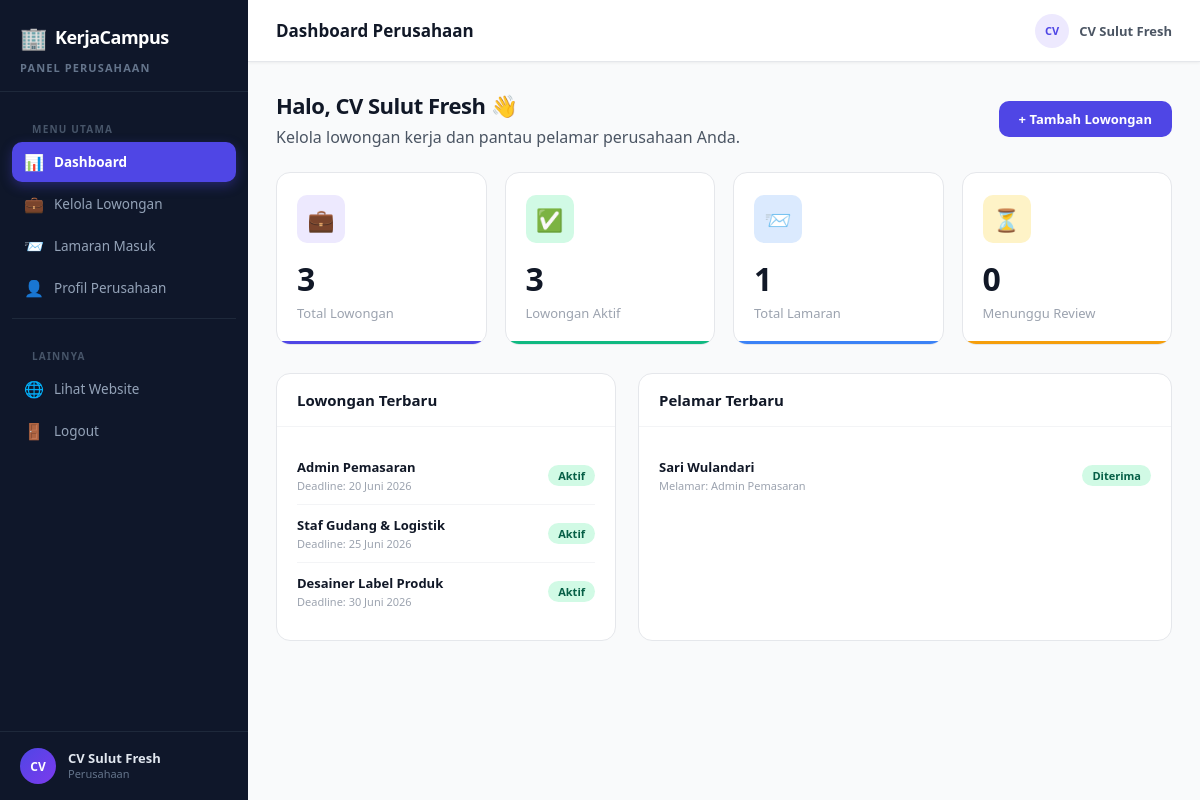
The page /perusahaan/index.php (signed in) on the database its author committed.
### tables this page shows
CREATE TABLE lowongan (
  id          INT AUTO_INCREMENT PRIMARY KEY,
  user_id     INT          NOT NULL,
  kategori_id INT          NOT NULL,
  judul       VARCHAR(150) NOT NULL,
  deskripsi   TEXT         NOT NULL,
  kualifikasi TEXT         DEFAULT NULL,
  lokasi      VARCHAR(100) DEFAULT NULL,
  tipe_kerja  ENUM('remote','onsite','hybrid') DEFAULT 'onsite',
  gaji        VARCHAR(100) DEFAULT 'Negosiasi',
  deadline    DATE         NOT NULL,
  status      ENUM('aktif','ditutup') DEFAULT 'aktif',
  created_at  TIMESTAMP    DEFAULT CURRENT_TIMESTAMP,
  FOREIGN KEY (user_id)     REFERENCES users(id)     ON DELETE CASCADE,
  FOREIGN KEY (kategori_id) REFERENCES kategori(id)  ON DELETE CASCADE
);

CREATE TABLE lamaran (
  id            INT AUTO_INCREMENT PRIMARY KEY,
  user_id       INT  NOT NULL,
  lowongan_id   INT  NOT NULL,
  surat_lamaran TEXT NOT NULL,
  cv_file       VARCHAR(255) DEFAULT NULL,
  status        ENUM('pending','diterima','ditolak') DEFAULT 'pending',
  created_at    TIMESTAMP DEFAULT CURRENT_TIMESTAMP,
  FOREIGN KEY (user_id)     REFERENCES users(id)    ON DELETE CASCADE,
  FOREIGN KEY (lowongan_id) REFERENCES lowongan(id) ON DELETE CASCADE,
  UNIQUE KEY uq_lamaran (user_id, lowongan_id)
);

CREATE TABLE users (
  id         INT AUTO_INCREMENT PRIMARY KEY,
  nama       VARCHAR(100)  NOT NULL,
  email      VARCHAR(100)  NOT NULL UNIQUE,
  password   VARCHAR(255)  NOT NULL,
  role       ENUM('admin','mahasiswa','perusahaan') NOT NULL DEFAULT 'mahasiswa',
  no_hp      VARCHAR(20)   DEFAULT NULL,
  foto       VARCHAR(255)  DEFAULT 'default.png',
  alamat     TEXT          DEFAULT NULL,
  created_at TIMESTAMP     DEFAULT CURRENT_TIMESTAMP
);

### functions.php (called while the page is built, shortened)
<?php
function bersihkan($data) {
    $data = trim($data);
    $data = stripslashes($data);
    $data = htmlspecialchars($data, ENT_QUOTES, 'UTF-8');
    return $data;
}
function query($conn, $sql) {
    $result = mysqli_query($conn, $sql);
    return $result;
}
function ambilSemua($conn, $sql) {
    $result = query($conn, $sql);
    $data = [];
    while ($row = mysqli_fetch_assoc($result)) {
        $data[] = $row;
    }
    return $data;
}
function ambilSatu($conn, $sql) {
    $result = query($conn, $sql);
    return mysqli_fetch_assoc($result);
}
function formatTanggal($tanggal) {
    $bulan = [
        '01'=>'Januari','02'=>'Februari','03'=>'Maret',
        '04'=>'April',  '05'=>'Mei',     '06'=>'Juni',
        '07'=>'Juli',   '08'=>'Agustus', '09'=>'September',
        '10'=>'Oktober','11'=>'November','12'=>'Desember'
    ];
    $parts = explode('-', $tanggal);
    return $parts[2] . ' ' . ($bulan[$parts[1]] ?? $parts[1]) . ' ' . $parts[0];
}

### perusahaan/index.php (the view, shortened to what this page needs)
<?php
require_once __DIR__ . '/../config.php';
require_once __DIR__ . '/../functions.php';
require_once __DIR__ . '/../includes/sidebar_prs.php';
$userId = $_SESSION['user_id'];
$totalLowongan = ambilSatu($conn,
    "SELECT COUNT(*) AS total
     FROM lowongan
     WHERE user_id = {$userId}"
)['total'] ?? 0;
$lowonganAktif = ambilSatu($conn,
    "SELECT COUNT(*) AS total
     FROM lowongan
     WHERE user_id = {$userId}
     AND status='aktif'"
)['total'] ?? 0;
$totalLamaran = ambilSatu($conn,
    "SELECT COUNT(*) AS total
     FROM lamaran l
     JOIN lowongan lw ON l.lowongan_id = lw.id
     WHERE lw.user_id = {$userId}"
)['total'] ?? 0;
$pending = ambilSatu($conn,
    "SELECT COUNT(*) AS total
     FROM lamaran l
     JOIN lowongan lw ON l.lowongan_id = lw.id
     WHERE lw.user_id = {$userId}
     AND l.status='pending'"
)['total'] ?? 0;
$lowonganTerbaru = ambilSemua($conn,
    "SELECT *
     FROM lowongan
     WHERE user_id = {$userId}
     ORDER BY created_at DESC
     LIMIT 5"
);
$lamaranTerbaru = ambilSemua($conn,
    "SELECT
        l.*,
        u.nama,
        lw.judul
     FROM lamaran l
     JOIN users u ON l.user_id = u.id
     JOIN lowongan lw ON l.lowongan_id = lw.id
     WHERE lw.user_id = {$userId}
     ORDER BY l.created_at DESC
     LIMIT 5"
);
?>
<!DOCTYPE html>
<html lang="id">
<head>
    <link rel="stylesheet" href="../assets/css/dashboard.css">
</head>
<body>
<?php require_once '../includes/sidebar_prs.php'; ?>
<main class="dash-main">
<header class="topbar">
    <div class="topbar-left">
        <h1 class="topbar-title">
            Dashboard Perusahaan
        </h1>
    </div>
    <div class="topbar-right">
        <div class="topbar-user">
            <div class="topbar-avatar">
                <?= strtoupper(substr($_SESSION['nama'],0,2)) ?>
            </div>
            <span>
                <?= bersihkan($_SESSION['nama']) ?>
            </span>
        </div>
    </div>
</header>
<div class="dash-content">
    <div class="page-header">
        <div>
            <h1>Halo, <?= bersihkan($_SESSION['nama']) ?> 👋</h1>
            <p style="margin-top:6px;color:var(--text-secondary)">
                Kelola lowongan kerja dan pantau pelamar perusahaan Anda.
            </p>
        </div>
        <div class="page-header-actions">
            <a href="lowongan.php" class="btn-tambah">
                + Tambah Lowongan
            </a>
        </div>
    </div>
    <div class="stats-grid">
        <div class="stat-card">
            <div class="stat-card-icon purple">
                💼
            </div>
            <div class="stat-num">
                <?= $totalLowongan ?>
            </div>
            <div class="stat-label">
                Total Lowongan
            </div>
            <div class="stat-card-bar purple"></div>
        </div>
        <div class="stat-card">
            <div class="stat-card-icon green">
                ✅
            </div>
            <div class="stat-num">
                <?= $lowonganAktif ?>
            </div>
            <div class="stat-label">
                Lowongan Aktif
            </div>
            <div class="stat-card-bar green"></div>
        </div>
        <div class="stat-card">
            <div class="stat-card-icon blue">
                📨
            </div>
            <div class="stat-num">
                <?= $totalLamaran ?>
            </div>
            <div class="stat-label">
                Total Lamaran
            </div>
            <div class="stat-card-bar blue"></div>
        </div>
        <div class="stat-card">
            <div class="stat-card-icon yellow">
                ⏳
            </div>
            <div class="stat-num">
                <?= $pending ?>
            </div>
            <div class="stat-label">
                Menunggu Review
            </div>
            <div class="stat-card-bar yellow"></div>
        </div>
    </div>
    <div class="layout-crud">
        <div class="card">
            <div class="card-header">
                <div class="card-title">
                    Lowongan Terbaru
                </div>
            </div>
            <div class="card-body">
                <?php if (empty($lowonganTerbaru)): ?>
                    <div class="alert alert-info">
                        Anda belum membuat lowongan.
                    </div>
                <?php else: ?>
                    <div class="mini-list">
                        <?php foreach ($lowonganTerbaru as $l): ?>
                            <div class="mini-list-item">
                                <div>
                                    <div class="mini-list-title">
                                        <?= bersihkan($l['judul']) ?>
                                    </div>
                                    <div class="mini-list-sub">
                                        Deadline:
                                        <?= formatTanggal($l['deadline']) ?>
                                    </div>
                                </div>
                                <div>
                                    <?= $l['status'] === 'aktif'
                                        ? '<span class="badge badge-aktif">Aktif</span>'
                                        : '<span class="badge badge-tutup">Ditutup</span>'
                                    ?>
                                </div>
                            </div>
                        <?php endforeach; ?>
                    </div>
                <?php endif; ?>
            </div>
        </div>
        <div class="card">
            <div class="card-header">
                <div class="card-title">
                    Pelamar Terbaru
                </div>
            </div>
            <div class="card-body">
                <?php if (empty($lamaranTerbaru)): ?>
                    <div class="alert alert-info">
                        Belum ada pelamar masuk.
                    </div>
                <?php else: ?>
                    <div class="mini-list">
                        <?php foreach ($lamaranTerbaru as $l): ?>
                            <div class="mini-list-item">
                                <div>
                                    <div class="mini-list-title">
                                        <?= bersihkan($l['nama']) ?>
                                    </div>
                                    <div class="mini-list-sub">
                                        Melamar:
                                        <?= bersihkan($l['judul']) ?>
                                    </div>
                                </div>
                                <div>
                                    <?=
                                        $l['status'] === 'pending'
                                        ? '<span class="badge badge-pending">Pending</span>'
                                        : (
                                            $l['status'] === 'diterima'
                                            ? '<span class="badge badge-diterima">Diterima</span>'
                                            : '<span class="badge badge-ditolak">Ditolak</span>'
                                        )
                                    ?>
                                </div>
                            </div>
                        <?php endforeach; ?>
                    </div>
                <?php endif; ?>
            </div>
        </div>
    </div>
</div>
</main>
</div>
</body>
</html>

### rows shown on the page
lowongan: judul "Admin Pemasaran", deadline "20 Juni 2026", status "Aktif"
lowongan: judul "Staf Gudang & Logistik", deadline "25 Juni 2026", status "Aktif"
lowongan: judul "Desainer Label Produk", deadline "30 Juni 2026", status "Aktif"
lamaran: user.nama "Sari Wulandari", lowongan.judul "Admin Pemasaran", status "Diterima"

### other values the page prints
APP_NAME "KerjaCampus"
substr($_SESSION['nama'], 0, 2) "CV"
$_SESSION['nama'] "CV Sulut Fresh"
substr($_SESSION['nama'],0,2) "CV"
bersihkan($_SESSION['nama']) "CV Sulut Fresh"
$totalLowongan "3"
$lowonganAktif "3"
$totalLamaran "1"
$pending "0"
